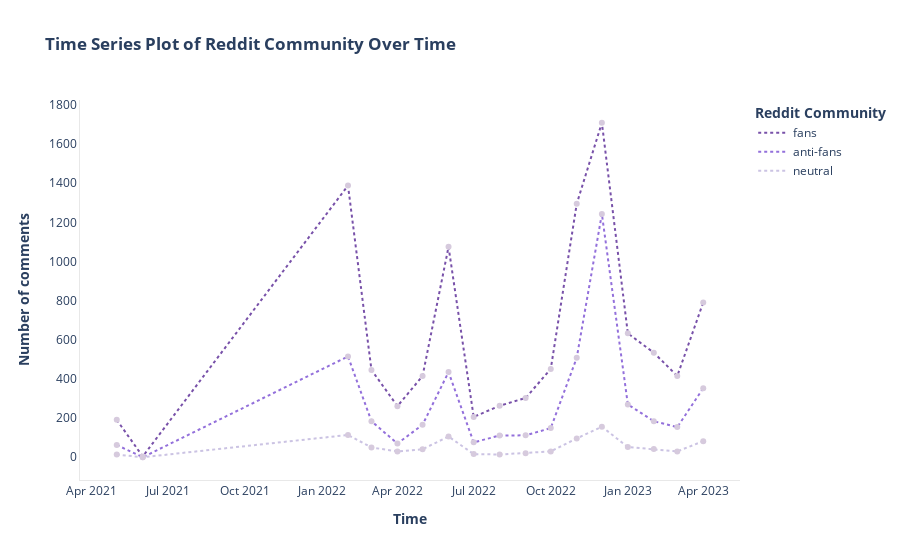

Notebook code cell kept with this figure:
### Code cell
# Convert 'retrieved_on' to datetime format
df_pandas['retrieved_on'] = pd.to_datetime(df_pandas['retrieved_on'])

# Extract month and year from 'retrieved_on'
df_pandas['month'] = df_pandas['retrieved_on'].dt.month
df_pandas['year'] = df_pandas['retrieved_on'].dt.year

# Group by 'year', 'month', and 'reddit_community' and get counts
counts_per_month_year = df_pandas.groupby(['year', 'month', 'reddit_community']).size().reset_index(name='count')

# Map month numbers to month names
month_mapping = {
    1: 'January', 2: 'February', 3: 'March', 4: 'April', 5: 'May', 6: 'June',
    7: 'July', 8: 'August', 9: 'September', 10: 'October', 11: 'November', 12: 'December'
}

# Convert month numbers to month names
counts_per_month_year['month'] = counts_per_month_year['month'].astype(int)
# counts_per_month_year['month'] = counts_per_month_year['month'].map(month_mapping)

# Remove decimals from the year column
counts_per_month_year['year'] = counts_per_month_year['year'].astype(int)

# Sort the DataFrame by 'year' and 'month'
counts_per_month_year = counts_per_month_year.sort_values(by=['year', 'month']).reset_index(drop=True)


# Create a pivot table for better visualization
pivot_table = counts_per_month_year.pivot_table(index=['year', 'month'], columns='reddit_community', values='count', fill_value=0)

# Reset the index for Plotly Express compatibility
pivot_table_reset = pivot_table.reset_index()

# Create a new column for 'year-month' by concatenating 'year' and 'month'
pivot_table_reset['year-month'] = pivot_table_reset[['year', 'month']].astype(str).agg('-'.join, axis=1)

# Define colors for each category
colors = {'fans': '#7851a9', 'anti-fans': '#9370db', 'neutral': '#CBC3E3'}

# Convert month numbers to month names
# month_mapping = {1: 'January', 2: 'February', 3: 'March', 4: 'April', 5: 'May', 6: 'June', 7: 'July', 8: 'August', 9: 'September', 10: 'October', 11: 'November', 12: 'December'}
# pivot_table_reset['month'] = pivot_table_reset['month'].map(month_mapping)

# Plotting the time series using Plotly Express
fig = px.line(pivot_table_reset, x='year-month', y=['fans', 'anti-fans', 'neutral'],
              labels={'value': '<b>Number of comments</b>', 'reddit_community': '<b>Reddit Community</b>'},
              title='<b>Time Series Plot of Reddit Community Over Time</b>',
              line_shape='linear',
              line_dash_sequence=['dot', 'dot', 'dot'],
              color_discrete_map=colors)
# Add scatter dots (markers) for each emotion class
for emotion in ['fans', 'anti-fans', 'neutral']:
    scatter_fig = px.scatter(
        pivot_table_reset, x='year-month', y=emotion
    )
    scatter_fig.update_traces(marker=dict(color='#d6cadd'))  
    fig.add_trace(scatter_fig.data[0])

# Customize x-axis label
fig.update_layout(xaxis_title='<b>Time</b>')


# Update layout to set legend title
fig.update_layout(legend_title='<b>Reddit Community</b>')

# Set the background color to white
fig.update_layout(plot_bgcolor='white')

# Add axis lines
fig.update_xaxes(showline=True, linewidth=1, linecolor='#E8E8E8')
fig.update_yaxes(showline=True, linewidth=1, linecolor='#E8E8E8')

# Save the plot
fig.write_html("Users/cs2046/fall-2023-reddit-project-team-21/plots/time_series_reddit_community.html")

# Show the plot
fig.show()

### Figure 1 — Plotly figure (JSON) as saved in the notebook; plotly's stock layout.template omitted (floating-point values rounded to 4 significant figures)
{"data": [{"hovertemplate": "variable=fans<br>year-month=%{x}<br><b>Number of comments</b>=%{y}<extra></extra>", "legendgroup": "fans", "line": {"color": "#7851a9", "dash": "dot", "shape": "linear"}, "mode": "lines", "name": "fans", "orientation": "v", "showlegend": true, "type": "scatter", "x": ["2021-5", "2021-6", "2022-2", "2022-3", "2022-4", "2022-5", "2022-6", "2022-7", "2022-8", "2022-9", "2022-10", "2022-11", "2022-12", "2023-1", "2023-2", "2023-3", "2023-4"], "xaxis": "x", "y": [191, 4, 1388, 446, 261, 415, 1075, 206, 263, 303, 451, 1295, 1709, 633, 534, 415, 791], "yaxis": "y"}, {"hovertemplate": "variable=anti-fans<br>year-month=%{x}<br><b>Number of comments</b>=%{y}<extra></extra>", "legendgroup": "anti-fans", "line": {"color": "#9370db", "dash": "dot", "shape": "linear"}, "mode": "lines", "name": "anti-fans", "orientation": "v", "showlegend": true, "type": "scatter", "x": ["2021-5", "2021-6", "2022-2", "2022-3", "2022-4", "2022-5", "2022-6", "2022-7", "2022-8", "2022-9", "2022-10", "2022-11", "2022-12", "2023-1", "2023-2", "2023-3", "2023-4"], "xaxis": "x", "y": [63, 0, 515, 184, 70, 166, 435, 76, 111, 112, 149, 508, 1243, 270, 184, 154, 353], "yaxis": "y"}, {"hovertemplate": "variable=neutral<br>year-month=%{x}<br><b>Number of comments</b>=%{y}<extra></extra>", "legendgroup": "neutral", "line": {"color": "#CBC3E3", "dash": "dot", "shape": "linear"}, "mode": "lines", "name": "neutral", "orientation": "v", "showlegend": true, "type": "scatter", "x": ["2021-5", "2021-6", "2022-2", "2022-3", "2022-4", "2022-5", "2022-6", "2022-7", "2022-8", "2022-9", "2022-10", "2022-11", "2022-12", "2023-1", "2023-2", "2023-3", "2023-4"], "xaxis": "x", "y": [14, 0, 114, 50, 30, 41, 106, 16, 14, 21, 30, 96, 156, 52, 42, 30, 82], "yaxis": "y"}, {"hovertemplate": "year-month=%{x}<br>fans=%{y}<extra></extra>", "legendgroup": "", "marker": {"color": "#d6cadd", "symbol": "circle"}, "mode": "markers", "name": "", "orientation": "v", "showlegend": false, "type": "scatter", "x": ["2021-5", "2021-6", "2022-2", "2022-3", "2022-4", "2022-5", "2022-6", "2022-7", "2022-8", "2022-9", "2022-10", "2022-11", "2022-12", "2023-1", "2023-2", "2023-3", "2023-4"], "xaxis": "x", "y": [191, 4, 1388, 446, 261, 415, 1075, 206, 263, 303, 451, 1295, 1709, 633, 534, 415, 791], "yaxis": "y"}, {"hovertemplate": "year-month=%{x}<br>anti-fans=%{y}<extra></extra>", "legendgroup": "", "marker": {"color": "#d6cadd", "symbol": "circle"}, "mode": "markers", "name": "", "orientation": "v", "showlegend": false, "type": "scatter", "x": ["2021-5", "2021-6", "2022-2", "2022-3", "2022-4", "2022-5", "2022-6", "2022-7", "2022-8", "2022-9", "2022-10", "2022-11", "2022-12", "2023-1", "2023-2", "2023-3", "2023-4"], "xaxis": "x", "y": [63, 0, 515, 184, 70, 166, 435, 76, 111, 112, 149, 508, 1243, 270, 184, 154, 353], "yaxis": "y"}, {"hovertemplate": "year-month=%{x}<br>neutral=%{y}<extra></extra>", "legendgroup": "", "marker": {"color": "#d6cadd", "symbol": "circle"}, "mode": "markers", "name": "", "orientation": "v", "showlegend": false, "type": "scatter", "x": ["2021-5", "2021-6", "2022-2", "2022-3", "2022-4", "2022-5", "2022-6", "2022-7", "2022-8", "2022-9", "2022-10", "2022-11", "2022-12", "2023-1", "2023-2", "2023-3", "2023-4"], "xaxis": "x", "y": [14, 0, 114, 50, 30, 41, 106, 16, 14, 21, 30, 96, 156, 52, 42, 30, 82], "yaxis": "y"}], "layout": {"legend": {"title": {"text": "<b>Reddit Community</b>"}, "tracegroupgap": 0}, "plot_bgcolor": "white", "title": {"text": "<b>Time Series Plot of Reddit Community Over Time</b>"}, "xaxis": {"anchor": "y", "domain": [0, 1], "linecolor": "#E8E8E8", "linewidth": 1, "showline": true, "title": {"text": "<b>Time</b>"}}, "yaxis": {"anchor": "x", "domain": [0, 1], "linecolor": "#E8E8E8", "linewidth": 1, "showline": true, "title": {"text": "<b>Number of comments</b>"}}}}
